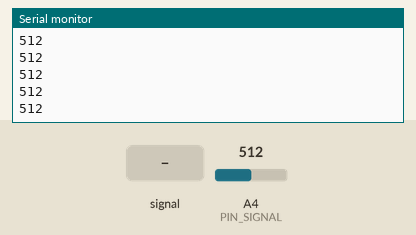
The sketch below on a simulated Arduino Uno, built with avr-gcc and run on an emulated ATmega328P. On the bench: the last lines printed to the serial monitor. Inputs (shaded band) come from the test bench; at power-on: A4 (PIN_SIGNAL) = 512.

Above: at 1.2 s.
1.3 s: A4 (PIN_SIGNAL) fed a 200 Hz sine of ±81 counts around its level
At 1.31 s:
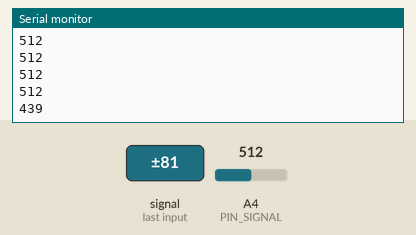
2.8 s: A4 (PIN_SIGNAL) set to 716
At 2.81 s:
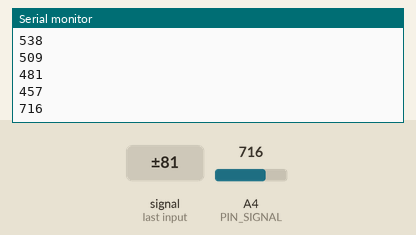
4.3 s: A4 (PIN_SIGNAL) fed a 1000 Hz sine of ±255 counts around its level
At 4.32 s:
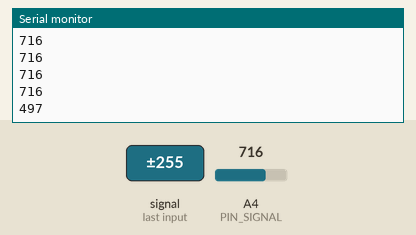
5.8 s: A4 (PIN_SIGNAL) set to 900
At 5.82 s:
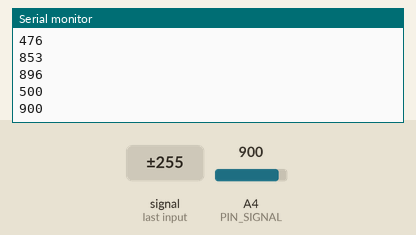
Timing chart, 0 to 8.3 s (numbered marks = the images above; inputs shaded):
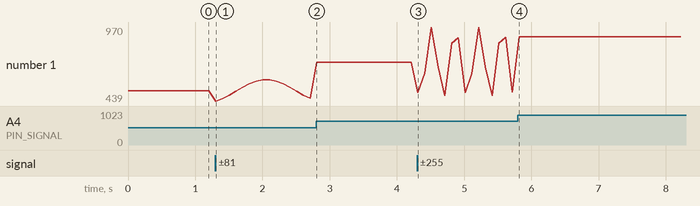

The sketch:

arduino_oscilloscopio.ino
```cpp
#define PIN_SIGNAL A4
#define DELAY_SEGNALE 100

void setup() {
  Serial.begin(9600);
}

int valore = 0;

void loop() {
  valore = analogRead(PIN_SIGNAL);
  Serial.println(valore);
  delay(DELAY_SEGNALE);

}
```

Measured:
- after the input at 1.3 s, the serial monitor: prints a new line at once (image 1)
- after the input at 2.8 s, the serial monitor: prints a new line at once (image 2)
- after the input at 4.3 s, the serial monitor: prints a new line at once (image 3)
- after the input at 5.8 s, the serial monitor: prints a new line at once (image 4)
- plotted number 1: 512 → 457 after the input at 1.3 s, 457 → 716 after the input at 2.8 s, 716 → 500 after the input at 4.3 s, 500 → 900 after the input at 5.8 s
